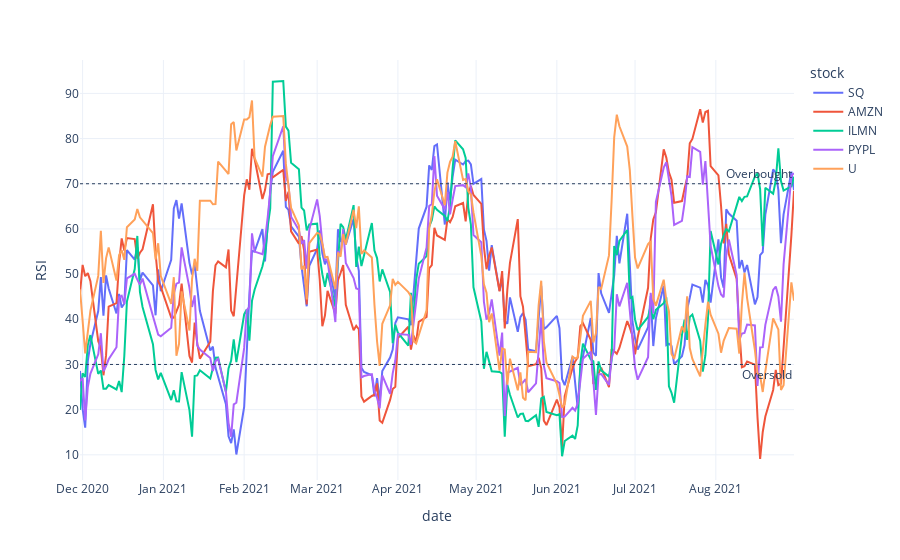

This figure's notebook cell:
### Code cell
fig = px.line(df_frame_melt,
              x='date',
              y='RSI',
              template='plotly_white',
              color='stock',
)

fig.add_hline(y=70,
              line_width=1,
              line_dash='dot',
              annotation_text="Overbought", 
              annotation_position="top right",
)

fig.add_hline(y=30,
              line_width=1,
              line_dash='dot',
              annotation_text="Oversold", 
              annotation_position="bottom right",
)

### Figure 1 — Plotly figure (JSON) as saved in the notebook; plotly's stock layout.template omitted (floating-point values rounded to 4 significant figures; data arrays with more than 128 entries replaced by an {"elided": "..."} marker saying what was removed)
{"data": [{"hovertemplate": "stock=SQ<br>date=%{x}<br>RSI=%{y}<extra></extra>", "legendgroup": "SQ", "line": {"color": "#636efa", "dash": "solid"}, "marker": {"symbol": "circle"}, "mode": "lines", "name": "SQ", "orientation": "v", "showlegend": true, "type": "scatter", "x": {"elided": "190 str values"}, "xaxis": "x", "y": {"elided": "190 float values"}, "yaxis": "y"}, {"hovertemplate": "stock=AMZN<br>date=%{x}<br>RSI=%{y}<extra></extra>", "legendgroup": "AMZN", "line": {"color": "#EF553B", "dash": "solid"}, "marker": {"symbol": "circle"}, "mode": "lines", "name": "AMZN", "orientation": "v", "showlegend": true, "type": "scatter", "x": {"elided": "190 str values"}, "xaxis": "x", "y": {"elided": "190 float values"}, "yaxis": "y"}, {"hovertemplate": "stock=ILMN<br>date=%{x}<br>RSI=%{y}<extra></extra>", "legendgroup": "ILMN", "line": {"color": "#00cc96", "dash": "solid"}, "marker": {"symbol": "circle"}, "mode": "lines", "name": "ILMN", "orientation": "v", "showlegend": true, "type": "scatter", "x": {"elided": "190 str values"}, "xaxis": "x", "y": {"elided": "190 float values"}, "yaxis": "y"}, {"hovertemplate": "stock=PYPL<br>date=%{x}<br>RSI=%{y}<extra></extra>", "legendgroup": "PYPL", "line": {"color": "#ab63fa", "dash": "solid"}, "marker": {"symbol": "circle"}, "mode": "lines", "name": "PYPL", "orientation": "v", "showlegend": true, "type": "scatter", "x": {"elided": "190 str values"}, "xaxis": "x", "y": {"elided": "190 float values"}, "yaxis": "y"}, {"hovertemplate": "stock=U<br>date=%{x}<br>RSI=%{y}<extra></extra>", "legendgroup": "U", "line": {"color": "#FFA15A", "dash": "solid"}, "marker": {"symbol": "circle"}, "mode": "lines", "name": "U", "orientation": "v", "showlegend": true, "type": "scatter", "x": {"elided": "190 str values"}, "xaxis": "x", "y": {"elided": "190 float values"}, "yaxis": "y"}], "layout": {"annotations": [{"showarrow": false, "text": "Overbought", "x": 1, "xanchor": "right", "xref": "x domain", "y": 70, "yanchor": "bottom", "yref": "y"}, {"showarrow": false, "text": "Oversold", "x": 1, "xanchor": "right", "xref": "x domain", "y": 30, "yanchor": "top", "yref": "y"}], "legend": {"title": {"text": "stock"}, "tracegroupgap": 0}, "margin": {"t": 60}, "shapes": [{"line": {"dash": "dot", "width": 1}, "type": "line", "x0": 0, "x1": 1, "xref": "x domain", "y0": 70, "y1": 70, "yref": "y"}, {"line": {"dash": "dot", "width": 1}, "type": "line", "x0": 0, "x1": 1, "xref": "x domain", "y0": 30, "y1": 30, "yref": "y"}], "xaxis": {"anchor": "y", "domain": [0, 1], "title": {"text": "date"}}, "yaxis": {"anchor": "x", "domain": [0, 1], "title": {"text": "RSI"}}}}
